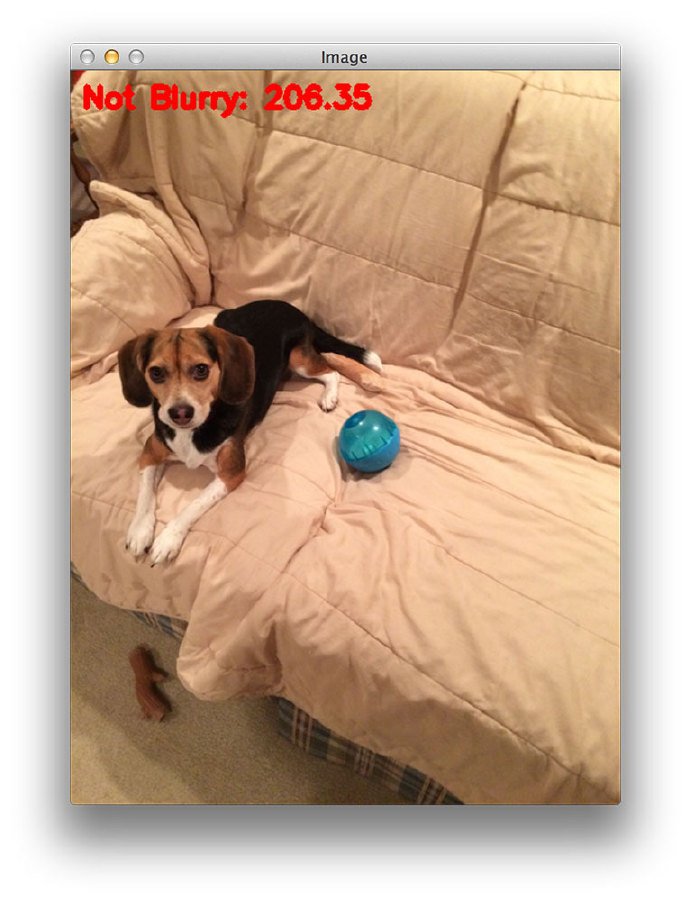
#> input picture test_images/1.jpg, 690 x 901 px
$ python detect_blur.py --images test_images   (older library calls are emulated)
#> lines starting #> are read from the running program, lines starting #| are printed output that depends on the picture; after the words box and inside, x2 and y2 are one past the last pixel; in counts of white or black regions, pixels touching at a corner belong together
# import the necessary packages
# usage:
#       python detect_blur.py --images test_images

from imutils import paths
import argparse
import cv2

def variance_of_laplacian(image):
	# compute the Laplacian of the image and then return the focus
	# measure, which is simply the variance of the Laplacian
	return cv2.Laplacian(image, cv2.CV_64F).var()

# construct the argument parse and parse the arguments
ap = argparse.ArgumentParser()
ap.add_argument("-i", "--images", required=True,
	help="path to input directory of images")
ap.add_argument("-t", "--threshold", type=float, default=100.0,
	help="focus measures that fall below this value will be considered 'blurry'")
args = vars(ap.parse_args())

# loop over the input images
for imagePath in paths.list_images(args["images"]):
	# load the image, convert it to grayscale, and compute the
	# focus measure of the image using the Variance of Laplacian
	# method
	image = cv2.imread(imagePath)
#> image is the input picture: shape (901, 690, 3); mean B, G, R 148, 170.2, 197.9
	gray = cv2.cvtColor(image, cv2.COLOR_BGR2GRAY)
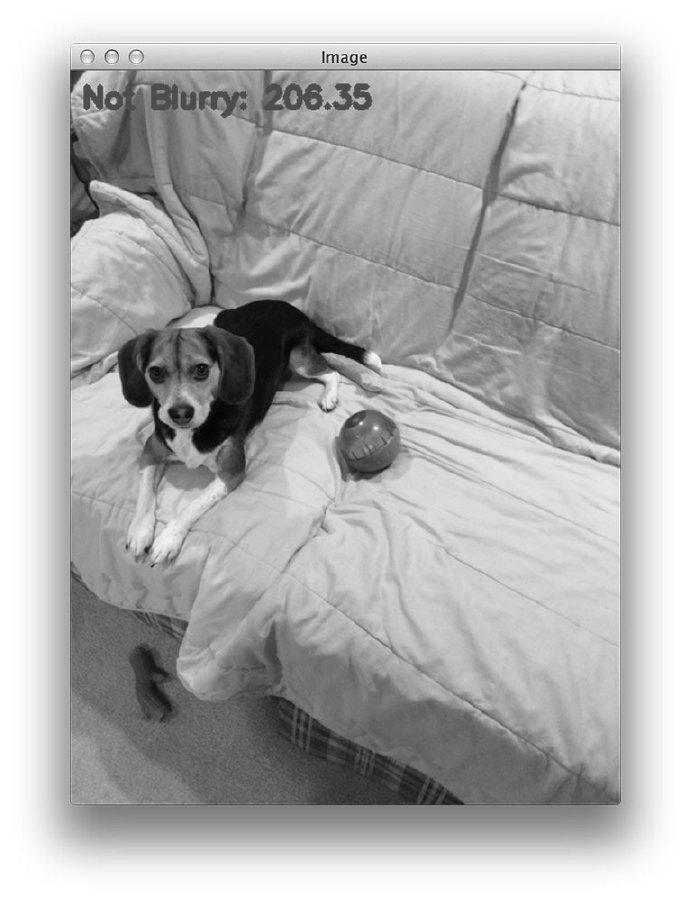
#> gray: shape (901, 690); min 3, max 255, mean 176
	fm = variance_of_laplacian(gray)
#> fm = 230.3
	text = "Not Blurry"

	# if the focus measure is less than the supplied threshold,
	# then the image should be considered "blurry"
	if fm < args["threshold"]:
		text = "Blurry"

	# show the image
	cv2.putText(image, "{}: {:.2f}".format(text, fm), (10, 30),
		cv2.FONT_HERSHEY_SIMPLEX, 0.8, (0, 0, 255), 3)
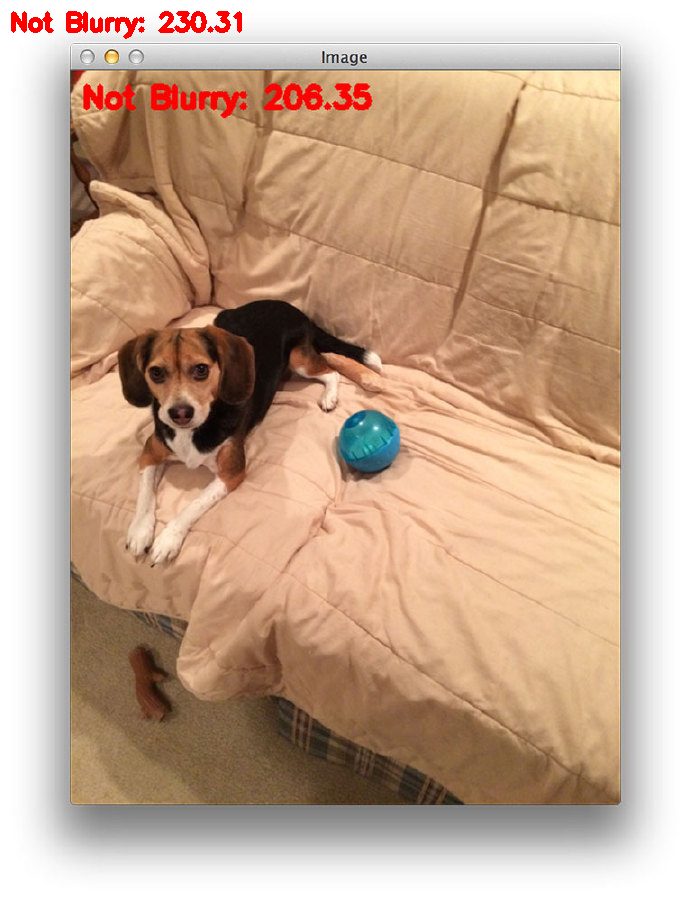
#> image: shape (901, 690, 3); 0.4% of pixels changed, all inside (x1, y1, x2, y2) = (11, 11, 242, 39)
	cv2.imshow("Image", image)
	key = cv2.waitKey(0)
#> (key Esc is pressed here)
#> pass 2 of the loop `for imagePath in paths.list_images(args["images"]):`:
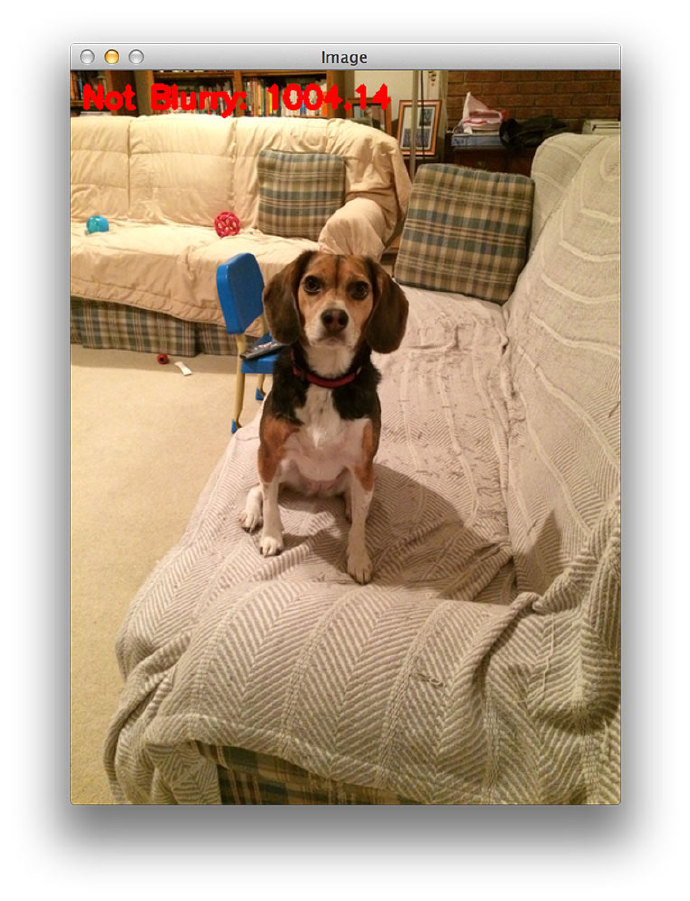
#> input picture test_images/10.jpg, 690 x 901 px
#> image is the input picture: shape (901, 690, 3); mean B, G, R 145.8, 167.5, 187.1
#> `gray = cv2.cvtColor(image, cv2.COLOR_BGR2GRAY)`:
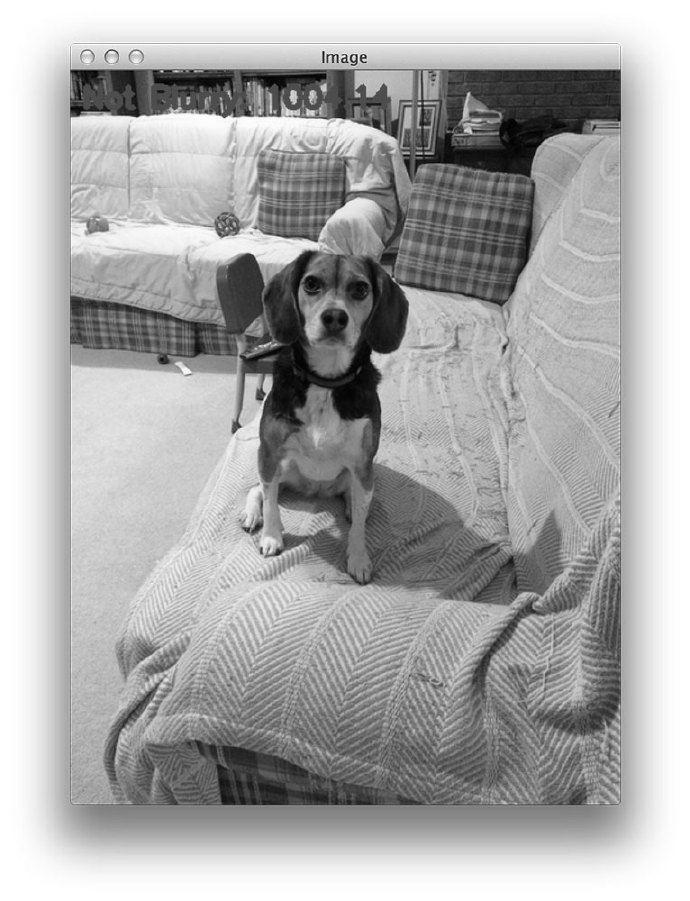
#> gray: shape (901, 690); min 0, max 255, mean 170.9
#> fm = 411.3
#> `cv2.putText(image, "{}: {:.2f}".format(text, fm), (10, 30), cv2.FONT_H..`:
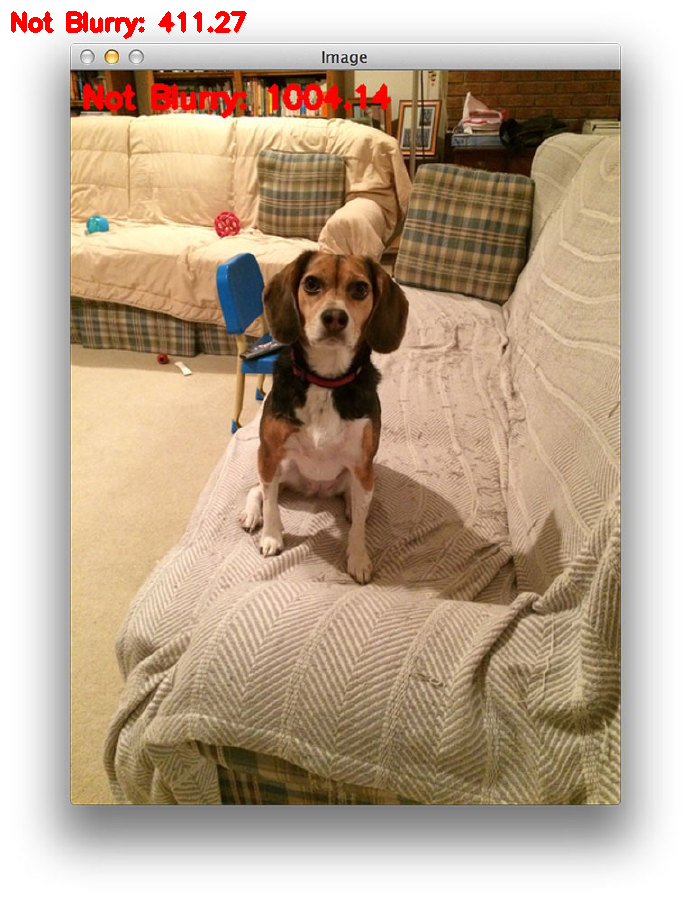
#> image: shape (901, 690, 3); 0.37% of pixels changed, all inside (x1, y1, x2, y2) = (11, 11, 247, 39)
#> (key Enter is pressed here)
